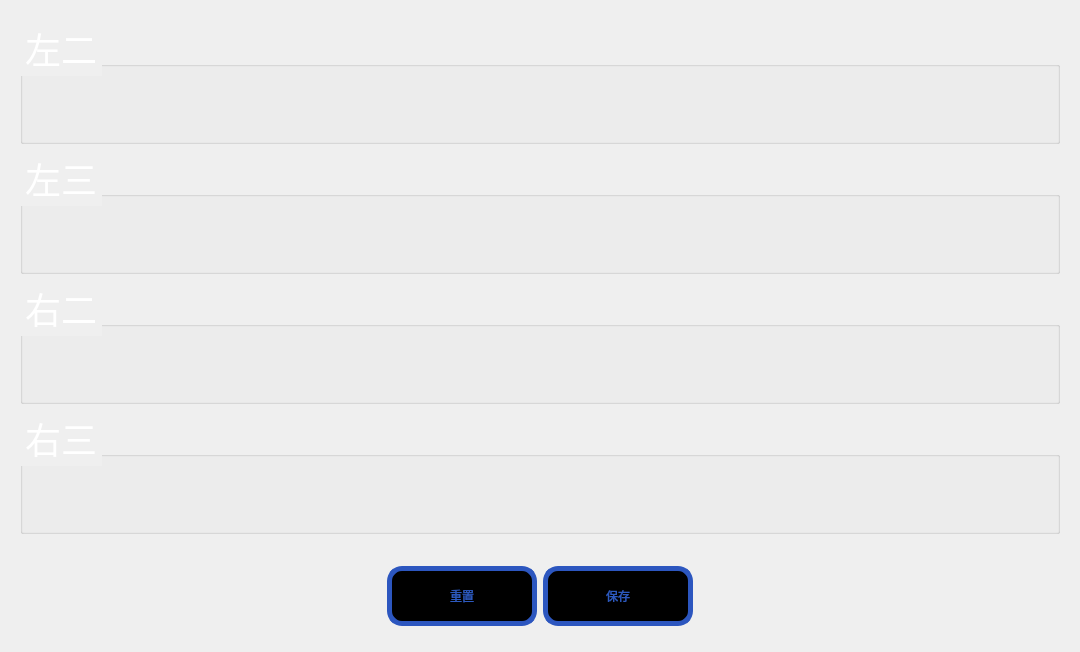
<?xml version="1.0" encoding="UTF-8"?>
<ui version="4.0">
 <class>edit_shortcut</class>
 <widget class="QWidget" name="edit_shortcut">
  <property name="geometry">
   <rect>
    <x>0</x>
    <y>0</y>
    <width>1080</width>
    <height>652</height>
   </rect>
  </property>
  <property name="minimumSize">
   <size>
    <width>1080</width>
    <height>652</height>
   </size>
  </property>
  <property name="maximumSize">
   <size>
    <width>1080</width>
    <height>652</height>
   </size>
  </property>
  <property name="windowTitle">
   <string>Form</string>
  </property>
  <layout class="QVBoxLayout" name="verticalLayout">
   <item>
    <widget class="QWidget" name="widget" native="true">
     <layout class="QVBoxLayout" name="verticalLayout_2">
      <item>
       <spacer name="verticalSpacer">
        <property name="orientation">
         <enum>Qt::Vertical</enum>
        </property>
        <property name="sizeHint" stdset="0">
         <size>
          <width>20</width>
          <height>40</height>
         </size>
        </property>
       </spacer>
      </item>
      <item>
       <widget class="QGroupBox" name="groupBox_3">
        <property name="styleSheet">
         <string notr="true">font: 36px &quot;Microsoft JhengHei UI&quot;;
color:rgb(255,255,255);
font-size: 36px;
background:transparent;</string>
        </property>
        <property name="title">
         <string>左二</string>
        </property>
        <layout class="QHBoxLayout" name="horizontalLayout_16">
         <item>
          <widget class="QRadioButton" name="l2_temper">
           <property name="minimumSize">
            <size>
             <width>70</width>
             <height>70</height>
            </size>
           </property>
           <property name="maximumSize">
            <size>
             <width>70</width>
             <height>70</height>
            </size>
           </property>
           <property name="styleSheet">
            <string notr="true">QRadioButton:unchecked {
border-image:url(:/侧键_温度.PNG)

}
QRadioButton:checked {
border-image:url(:/侧键_温度.PNG)
}
QRadioButton::indicator {
background:transparent;
}
</string>
           </property>
           <property name="text">
            <string/>
           </property>
           <property name="checked">
            <bool>true</bool>
           </property>
          </widget>
         </item>
         <item>
          <widget class="QRadioButton" name="l2_liquid">
           <property name="minimumSize">
            <size>
             <width>70</width>
             <height>70</height>
            </size>
           </property>
           <property name="maximumSize">
            <size>
             <width>70</width>
             <height>70</height>
            </size>
           </property>
           <property name="styleSheet">
            <string notr="true">QRadioButton:unchecked {
border-image:url(:/侧键_液位.PNG)

}
QRadioButton:checked {
border-image:url(:/侧键_液位.PNG)
}
QRadioButton::indicator {
background:transparent;
}
</string>
           </property>
           <property name="text">
            <string/>
           </property>
          </widget>
         </item>
         <item>
          <widget class="QRadioButton" name="l2_weight">
           <property name="minimumSize">
            <size>
             <width>70</width>
             <height>70</height>
            </size>
           </property>
           <property name="maximumSize">
            <size>
             <width>70</width>
             <height>70</height>
            </size>
           </property>
           <property name="styleSheet">
            <string notr="true">QRadioButton:unchecked {
border-image:url(:/侧键_称重2.png)

}
QRadioButton:checked {
border-image:url(:/侧键_称重2.png)
}
QRadioButton::indicator {
background:transparent;
}</string>
           </property>
           <property name="text">
            <string/>
           </property>
          </widget>
         </item>
         <item>
          <widget class="QRadioButton" name="l2_engine">
           <property name="minimumSize">
            <size>
             <width>70</width>
             <height>70</height>
            </size>
           </property>
           <property name="maximumSize">
            <size>
             <width>70</width>
             <height>70</height>
            </size>
           </property>
           <property name="styleSheet">
            <string notr="true">QRadioButton:unchecked {
border-image:url(:/发动机.png)

}
QRadioButton:checked {
border-image:url(:/发动机.png)
}
QRadioButton::indicator {
background:transparent;
}</string>
           </property>
           <property name="text">
            <string/>
           </property>
          </widget>
         </item>
         <item>
          <widget class="QRadioButton" name="l2_gearbox">
           <property name="minimumSize">
            <size>
             <width>70</width>
             <height>70</height>
            </size>
           </property>
           <property name="maximumSize">
            <size>
             <width>70</width>
             <height>70</height>
            </size>
           </property>
           <property name="styleSheet">
            <string notr="true">
QRadioButton:unchecked {
border-image:url(:/gearbox1.PNG)
}
QRadioButton:checked {
border-image:url(:/gearbox1.PNG)
}
QRadioButton::indicator 
{
background:transparent;
}


</string>
           </property>
           <property name="text">
            <string/>
           </property>
          </widget>
         </item>
         <item>
          <widget class="QRadioButton" name="l2_pressure">
           <property name="minimumSize">
            <size>
             <width>70</width>
             <height>70</height>
            </size>
           </property>
           <property name="maximumSize">
            <size>
             <width>70</width>
             <height>70</height>
            </size>
           </property>
           <property name="styleSheet">
            <string notr="true">QRadioButton:unchecked {
border-image:url(:/压力.png)

}
QRadioButton:checked {
border-image:url(:/压力.png)
}
QRadioButton::indicator {
background:transparent;
}
</string>
           </property>
           <property name="text">
            <string/>
           </property>
          </widget>
         </item>
        </layout>
       </widget>
      </item>
      <item>
       <spacer name="verticalSpacer_2">
        <property name="orientation">
         <enum>Qt::Vertical</enum>
        </property>
        <property name="sizeHint" stdset="0">
         <size>
          <width>20</width>
          <height>40</height>
         </size>
        </property>
       </spacer>
      </item>
      <item>
       <widget class="QGroupBox" name="groupBox_4">
        <property name="styleSheet">
         <string notr="true">font: 36px &quot;Microsoft JhengHei UI&quot;;
color:rgb(255,255,255);
font-size: 36px;
background:transparent;</string>
        </property>
        <property name="title">
         <string>左三</string>
        </property>
        <layout class="QHBoxLayout" name="horizontalLayout_15">
         <item>
          <widget class="QRadioButton" name="l3_temper">
           <property name="minimumSize">
            <size>
             <width>70</width>
             <height>70</height>
            </size>
           </property>
           <property name="maximumSize">
            <size>
             <width>70</width>
             <height>70</height>
            </size>
           </property>
           <property name="styleSheet">
            <string notr="true">QRadioButton:unchecked {
border-image:url(:/侧键_温度.PNG)

}
QRadioButton:checked {
border-image:url(:/侧键_温度.PNG)
}
QRadioButton::indicator {
background:transparent;
}
</string>
           </property>
           <property name="text">
            <string/>
           </property>
           <property name="checked">
            <bool>true</bool>
           </property>
          </widget>
         </item>
         <item>
          <widget class="QRadioButton" name="l3_liquid">
           <property name="minimumSize">
            <size>
             <width>70</width>
             <height>70</height>
            </size>
           </property>
           <property name="maximumSize">
            <size>
             <width>70</width>
             <height>70</height>
            </size>
           </property>
           <property name="styleSheet">
            <string notr="true">QRadioButton:unchecked {
border-image:url(:/侧键_液位.PNG)

}
QRadioButton:checked {
border-image:url(:/侧键_液位.PNG)
}
QRadioButton::indicator {
background:transparent;
}
</string>
           </property>
           <property name="text">
            <string/>
           </property>
          </widget>
         </item>
         <item>
          <widget class="QRadioButton" name="l3_weight">
           <property name="sizePolicy">
            <sizepolicy hsizetype="Minimum" vsizetype="Fixed">
             <horstretch>0</horstretch>
             <verstretch>0</verstretch>
            </sizepolicy>
           </property>
           <property name="minimumSize">
            <size>
             <width>70</width>
             <height>70</height>
            </size>
           </property>
           <property name="maximumSize">
            <size>
             <width>70</width>
             <height>70</height>
            </size>
           </property>
           <property name="styleSheet">
            <string notr="true">QRadioButton:unchecked {
border-image:url(:/侧键_称重2.png)

}
QRadioButton:checked {
border-image:url(:/侧键_称重2.png)
}
QRadioButton::indicator {
background:transparent;
}</string>
           </property>
           <property name="text">
            <string/>
           </property>
          </widget>
         </item>
         <item>
          <widget class="QRadioButton" name="l3_engine">
           <property name="minimumSize">
            <size>
             <width>70</width>
             <height>70</height>
            </size>
           </property>
           <property name="maximumSize">
            <size>
             <width>70</width>
             <height>70</height>
            </size>
           </property>
           <property name="styleSheet">
            <string notr="true">QRadioButton:unchecked {
border-image:url(:/发动机.png)

}
QRadioButton:checked {
border-image:url(:/发动机.png)
}
QRadioButton::indicator {
background:transparent;
}</string>
           </property>
           <property name="text">
            <string/>
           </property>
          </widget>
         </item>
         <item>
          <widget class="QRadioButton" name="l3_gearbox">
           <property name="minimumSize">
            <size>
             <width>70</width>
             <height>70</height>
            </size>
           </property>
           <property name="maximumSize">
            <size>
             <width>70</width>
             <height>70</height>
            </size>
           </property>
           <property name="styleSheet">
            <string notr="true">
QRadioButton:unchecked {
border-image:url(:/gearbox1.PNG)
}
QRadioButton:checked {
border-image:url(:/gearbox1.PNG)
}
QRadioButton::indicator 
{
background:transparent;
}


</string>
           </property>
           <property name="text">
            <string/>
           </property>
          </widget>
         </item>
         <item>
          <widget class="QRadioButton" name="l3_pressure">
           <property name="minimumSize">
            <size>
             <width>70</width>
             <height>70</height>
            </size>
           </property>
           <property name="maximumSize">
            <size>
             <width>70</width>
             <height>70</height>
            </size>
           </property>
           <property name="styleSheet">
            <string notr="true">QRadioButton:unchecked {
border-image:url(:/压力.png)

}
QRadioButton:checked {
border-image:url(:/压力.png)
}
QRadioButton::indicator {
background:transparent;
}
</string>
           </property>
           <property name="text">
            <string/>
           </property>
          </widget>
         </item>
        </layout>
       </widget>
      </item>
      <item>
       <spacer name="verticalSpacer_3">
        <property name="orientation">
         <enum>Qt::Vertical</enum>
        </property>
        <property name="sizeHint" stdset="0">
         <size>
          <width>20</width>
          <height>40</height>
         </size>
        </property>
       </spacer>
      </item>
      <item>
       <widget class="QGroupBox" name="groupBox_5">
        <property name="styleSheet">
         <string notr="true">font: 36px &quot;Microsoft JhengHei UI&quot;;
color:rgb(255,255,255);
font-size: 36px;
background:transparent;</string>
        </property>
        <property name="title">
         <string>右二</string>
        </property>
        <layout class="QHBoxLayout" name="horizontalLayout_9">
         <item>
          <widget class="QRadioButton" name="r2_temper">
           <property name="minimumSize">
            <size>
             <width>70</width>
             <height>70</height>
            </size>
           </property>
           <property name="maximumSize">
            <size>
             <width>70</width>
             <height>70</height>
            </size>
           </property>
           <property name="styleSheet">
            <string notr="true">QRadioButton:unchecked {
border-image:url(:/侧键_温度.PNG)

}
QRadioButton:checked {
border-image:url(:/侧键_温度.PNG)
}
QRadioButton::indicator {
background:transparent;
}
</string>
           </property>
           <property name="text">
            <string/>
           </property>
           <property name="checked">
            <bool>true</bool>
           </property>
          </widget>
         </item>
         <item>
          <widget class="QRadioButton" name="r2_liquid">
           <property name="minimumSize">
            <size>
             <width>70</width>
             <height>70</height>
            </size>
           </property>
           <property name="maximumSize">
            <size>
             <width>70</width>
             <height>70</height>
            </size>
           </property>
           <property name="styleSheet">
            <string notr="true">QRadioButton:unchecked {
border-image:url(:/侧键_液位.PNG)

}
QRadioButton:checked {
border-image:url(:/侧键_液位.PNG)
}
QRadioButton::indicator {
background:transparent;
}
</string>
           </property>
           <property name="text">
            <string/>
           </property>
          </widget>
         </item>
         <item>
          <widget class="QRadioButton" name="r2_weight">
           <property name="minimumSize">
            <size>
             <width>70</width>
             <height>70</height>
            </size>
           </property>
           <property name="maximumSize">
            <size>
             <width>70</width>
             <height>70</height>
            </size>
           </property>
           <property name="styleSheet">
            <string notr="true">QRadioButton:unchecked {
border-image:url(:/侧键_称重2.png)

}
QRadioButton:checked {
border-image:url(:/侧键_称重2.png)
}
QRadioButton::indicator {
background:transparent;
}</string>
           </property>
           <property name="text">
            <string/>
           </property>
          </widget>
         </item>
         <item>
          <widget class="QRadioButton" name="r2_engine">
           <property name="minimumSize">
            <size>
             <width>70</width>
             <height>70</height>
            </size>
           </property>
           <property name="maximumSize">
            <size>
             <width>70</width>
             <height>70</height>
            </size>
           </property>
           <property name="styleSheet">
            <string notr="true">QRadioButton:unchecked {
border-image:url(:/发动机.png)

}
QRadioButton:checked {
border-image:url(:/发动机.png)
}
QRadioButton::indicator {
background:transparent;
}</string>
           </property>
           <property name="text">
            <string/>
           </property>
          </widget>
         </item>
         <item>
          <widget class="QRadioButton" name="r2_gearbox">
           <property name="minimumSize">
            <size>
             <width>70</width>
             <height>70</height>
            </size>
           </property>
           <property name="maximumSize">
            <size>
             <width>70</width>
             <height>70</height>
            </size>
           </property>
           <property name="styleSheet">
            <string notr="true">
QRadioButton:unchecked {
border-image:url(:/gearbox1.PNG)
}
QRadioButton:checked {
border-image:url(:/gearbox1.PNG)
}
QRadioButton::indicator 
{
background:transparent;
}


</string>
           </property>
           <property name="text">
            <string/>
           </property>
          </widget>
         </item>
         <item>
          <widget class="QRadioButton" name="r2_pressure">
           <property name="minimumSize">
            <size>
             <width>70</width>
             <height>70</height>
            </size>
           </property>
           <property name="maximumSize">
            <size>
             <width>70</width>
             <height>70</height>
            </size>
           </property>
           <property name="styleSheet">
            <string notr="true">QRadioButton:unchecked {
border-image:url(:/压力.png)

}
QRadioButton:checked {
border-image:url(:/压力.png)
}
QRadioButton::indicator {
background:transparent;
}
</string>
           </property>
           <property name="text">
            <string/>
           </property>
          </widget>
         </item>
        </layout>
       </widget>
      </item>
      <item>
       <spacer name="verticalSpacer_4">
        <property name="orientation">
         <enum>Qt::Vertical</enum>
        </property>
        <property name="sizeHint" stdset="0">
         <size>
          <width>20</width>
          <height>40</height>
         </size>
        </property>
       </spacer>
      </item>
      <item>
       <widget class="QGroupBox" name="groupBox_6">
        <property name="styleSheet">
         <string notr="true">font: 36px &quot;Microsoft JhengHei UI&quot;;
color:rgb(255,255,255);
font-size: 36px;
background:transparent;</string>
        </property>
        <property name="title">
         <string>右三</string>
        </property>
        <layout class="QHBoxLayout" name="horizontalLayout_14">
         <item>
          <widget class="QRadioButton" name="r3_temper">
           <property name="minimumSize">
            <size>
             <width>70</width>
             <height>70</height>
            </size>
           </property>
           <property name="maximumSize">
            <size>
             <width>70</width>
             <height>70</height>
            </size>
           </property>
           <property name="styleSheet">
            <string notr="true">QRadioButton:unchecked {
border-image:url(:/侧键_温度.PNG)

}
QRadioButton:checked {
border-image:url(:/侧键_温度.PNG)
}
QRadioButton::indicator {
background:transparent;
}
</string>
           </property>
           <property name="text">
            <string/>
           </property>
           <property name="checked">
            <bool>true</bool>
           </property>
          </widget>
         </item>
         <item>
          <widget class="QRadioButton" name="r3_liquid">
           <property name="minimumSize">
            <size>
             <width>70</width>
             <height>70</height>
            </size>
           </property>
           <property name="maximumSize">
            <size>
             <width>70</width>
             <height>70</height>
            </size>
           </property>
           <property name="styleSheet">
            <string notr="true">QRadioButton:unchecked {
border-image:url(:/侧键_液位.PNG)

}
QRadioButton:checked {
border-image:url(:/侧键_液位.PNG)
}
QRadioButton::indicator {
background:transparent;
}
</string>
           </property>
           <property name="text">
            <string/>
           </property>
          </widget>
         </item>
         <item>
          <widget class="QRadioButton" name="r3_weight">
           <property name="minimumSize">
            <size>
             <width>70</width>
             <height>70</height>
            </size>
           </property>
           <property name="maximumSize">
            <size>
             <width>70</width>
             <height>70</height>
            </size>
           </property>
           <property name="styleSheet">
            <string notr="true">QRadioButton:unchecked {
border-image:url(:/侧键_称重2.png)

}
QRadioButton:checked {
border-image:url(:/侧键_称重2.png)
}
QRadioButton::indicator {
background:transparent;
}</string>
           </property>
           <property name="text">
            <string/>
           </property>
          </widget>
         </item>
         <item>
          <widget class="QRadioButton" name="r3_engine">
           <property name="minimumSize">
            <size>
             <width>70</width>
             <height>70</height>
            </size>
           </property>
           <property name="maximumSize">
            <size>
             <width>70</width>
             <height>70</height>
            </size>
           </property>
           <property name="styleSheet">
            <string notr="true">QRadioButton:unchecked {
border-image:url(:/发动机.png)

}
QRadioButton:checked {
border-image:url(:/发动机.png)
}
QRadioButton::indicator {
background:transparent;
}</string>
           </property>
           <property name="text">
            <string/>
           </property>
          </widget>
         </item>
         <item>
          <widget class="QRadioButton" name="r3_gearbox">
           <property name="minimumSize">
            <size>
             <width>70</width>
             <height>70</height>
            </size>
           </property>
           <property name="maximumSize">
            <size>
             <width>70</width>
             <height>70</height>
            </size>
           </property>
           <property name="styleSheet">
            <string notr="true">
QRadioButton:unchecked {
border-image:url(:/gearbox1.PNG)
}
QRadioButton:checked {
border-image:url(:/gearbox1.PNG)
}
QRadioButton::indicator 
{
background:transparent;
}


</string>
           </property>
           <property name="text">
            <string/>
           </property>
           <property name="checked">
            <bool>false</bool>
           </property>
          </widget>
         </item>
         <item>
          <widget class="QRadioButton" name="r3_pressure">
           <property name="minimumSize">
            <size>
             <width>70</width>
             <height>70</height>
            </size>
           </property>
           <property name="maximumSize">
            <size>
             <width>70</width>
             <height>70</height>
            </size>
           </property>
           <property name="styleSheet">
            <string notr="true">QRadioButton:unchecked {
border-image:url(:/压力.png)

}
QRadioButton:checked {
border-image:url(:/压力.png)
}
QRadioButton::indicator {
background:transparent;
}
</string>
           </property>
           <property name="text">
            <string/>
           </property>
          </widget>
         </item>
        </layout>
       </widget>
      </item>
     </layout>
    </widget>
   </item>
   <item>
    <spacer name="verticalSpacer_5">
     <property name="orientation">
      <enum>Qt::Vertical</enum>
     </property>
     <property name="sizeHint" stdset="0">
      <size>
       <width>20</width>
       <height>40</height>
      </size>
     </property>
    </spacer>
   </item>
   <item>
    <widget class="QWidget" name="widget_2" native="true">
     <property name="maximumSize">
      <size>
       <width>16777215</width>
       <height>90</height>
      </size>
     </property>
     <property name="styleSheet">
      <string notr="true">background:transparent;</string>
     </property>
     <layout class="QHBoxLayout" name="horizontalLayout">
      <item>
       <spacer name="horizontalSpacer_2">
        <property name="orientation">
         <enum>Qt::Horizontal</enum>
        </property>
        <property name="sizeType">
         <enum>QSizePolicy::Fixed</enum>
        </property>
        <property name="sizeHint" stdset="0">
         <size>
          <width>40</width>
          <height>20</height>
         </size>
        </property>
       </spacer>
      </item>
      <item>
       <widget class="QPushButton" name="btn_back_home">
        <property name="minimumSize">
         <size>
          <width>250</width>
          <height>80</height>
         </size>
        </property>
        <property name="maximumSize">
         <size>
          <width>250</width>
          <height>80</height>
         </size>
        </property>
        <property name="styleSheet">
         <string notr="true">
background-image: url(:/按键_返回主界面3.png);
border:none;
</string>
        </property>
        <property name="text">
         <string/>
        </property>
       </widget>
      </item>
      <item>
       <spacer name="horizontalSpacer_4">
        <property name="orientation">
         <enum>Qt::Horizontal</enum>
        </property>
        <property name="sizeHint" stdset="0">
         <size>
          <width>40</width>
          <height>20</height>
         </size>
        </property>
       </spacer>
      </item>
      <item>
       <widget class="QPushButton" name="btn_reset">
        <property name="minimumSize">
         <size>
          <width>150</width>
          <height>60</height>
         </size>
        </property>
        <property name="styleSheet">
         <string notr="true">border:5px solid rgb(44,86,191);
    border-top-left-radius:15px;
    border-top-right-radius:15px;
    border-bottom-left-radius:15px;
    border-bottom-right-radius:15px;
font: 25pt &quot;Microsoft YaHei UI&quot;;
color:rgb(44, 89, 191);
background-color:rgb(0,0,0)
</string>
        </property>
        <property name="text">
         <string>重置</string>
        </property>
       </widget>
      </item>
      <item>
       <widget class="QPushButton" name="btn_save">
        <property name="minimumSize">
         <size>
          <width>150</width>
          <height>60</height>
         </size>
        </property>
        <property name="styleSheet">
         <string notr="true">
border:5px solid rgb(44,86,191);
    border-top-left-radius:15px;
    border-top-right-radius:15px;
    border-bottom-left-radius:15px;
    border-bottom-right-radius:15px;
font: 25pt &quot;Microsoft YaHei UI&quot;;
color:rgb(44, 89, 191);
background-color:rgb(0,0,0)
</string>
        </property>
        <property name="text">
         <string>保存</string>
        </property>
       </widget>
      </item>
      <item>
       <spacer name="horizontalSpacer">
        <property name="orientation">
         <enum>Qt::Horizontal</enum>
        </property>
        <property name="sizeHint" stdset="0">
         <size>
          <width>40</width>
          <height>20</height>
         </size>
        </property>
       </spacer>
      </item>
      <item>
       <widget class="QPushButton" name="btn_back">
        <property name="minimumSize">
         <size>
          <width>250</width>
          <height>80</height>
         </size>
        </property>
        <property name="maximumSize">
         <size>
          <width>250</width>
          <height>80</height>
         </size>
        </property>
        <property name="styleSheet">
         <string notr="true">
background-image: url(:/按键_上一页2.png);
border:none;

</string>
        </property>
        <property name="text">
         <string/>
        </property>
       </widget>
      </item>
      <item>
       <spacer name="horizontalSpacer_3">
        <property name="orientation">
         <enum>Qt::Horizontal</enum>
        </property>
        <property name="sizeType">
         <enum>QSizePolicy::Fixed</enum>
        </property>
        <property name="sizeHint" stdset="0">
         <size>
          <width>40</width>
          <height>20</height>
         </size>
        </property>
       </spacer>
      </item>
     </layout>
    </widget>
   </item>
  </layout>
 </widget>
 <resources/>
 <connections/>
</ui>
